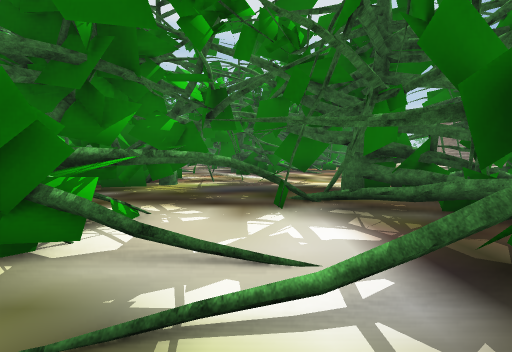
View 1 (above)

17 first-person views from a walk through a scene from a Unity 3-D project. The camera is 1.4 m above the floor, tilts 4° down and sees 90° across. The floor is counted in squares, 2 m on a side. Each view is taken from the middle of a square. On the plan, view 1 faces up. The plan holds only what a view shows up to about 9 squares ahead; the rest is blank. The place goes on beyond the plan. Some animated figures are left out. Some surface patterns are stand-ins.

View 2
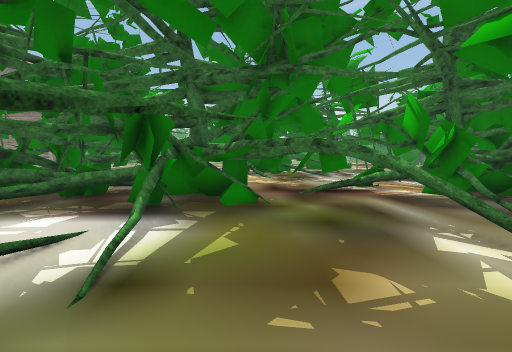

View 3
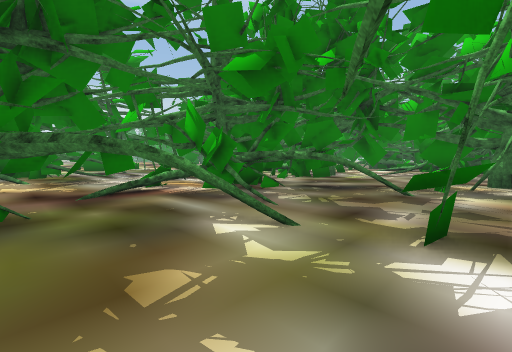

View 4
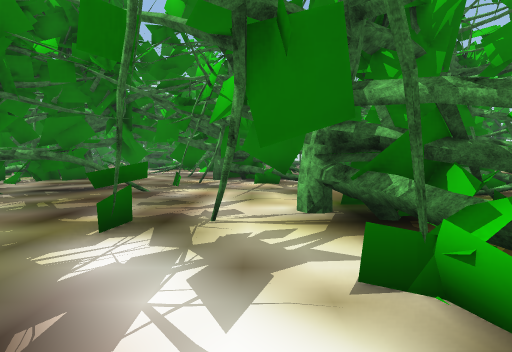

View 5
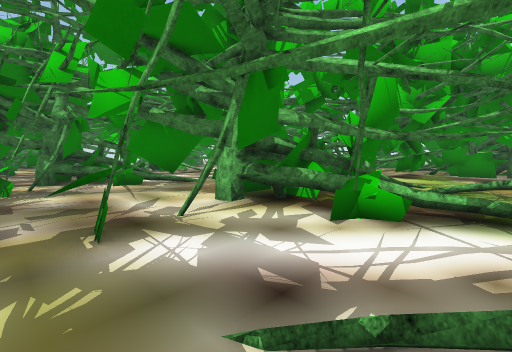

View 6
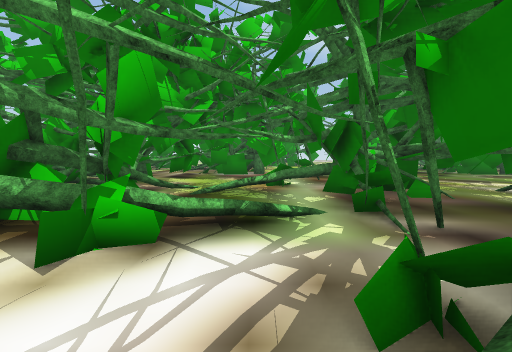

View 7
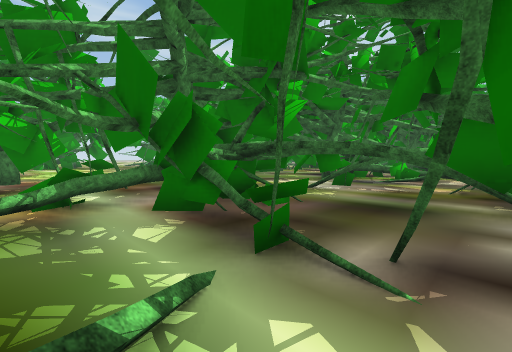

View 8
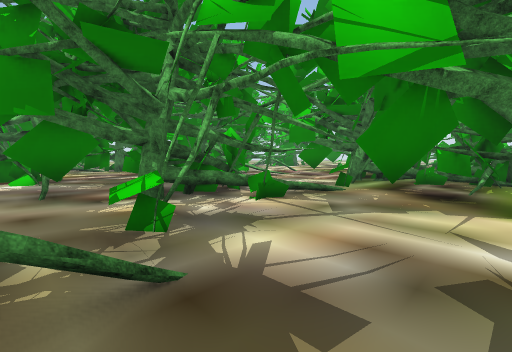

View 9
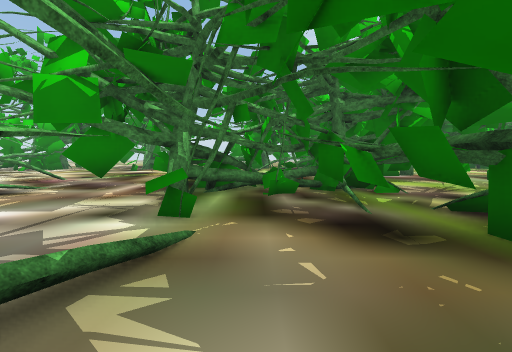

View 10
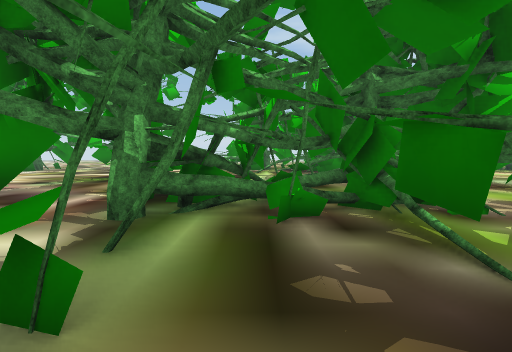

View 11
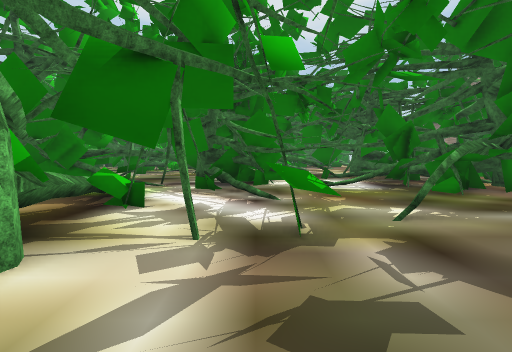

View 12
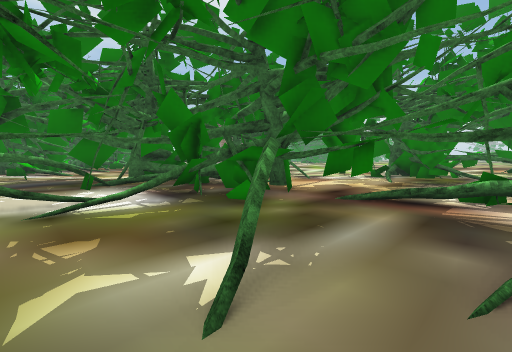

View 13
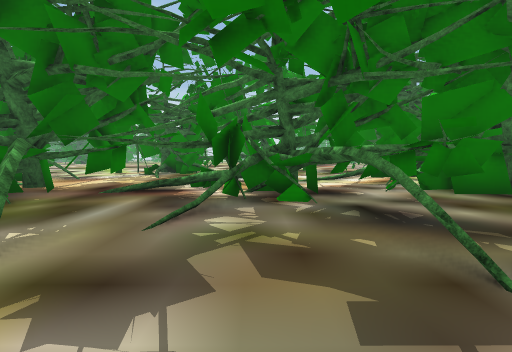

View 14
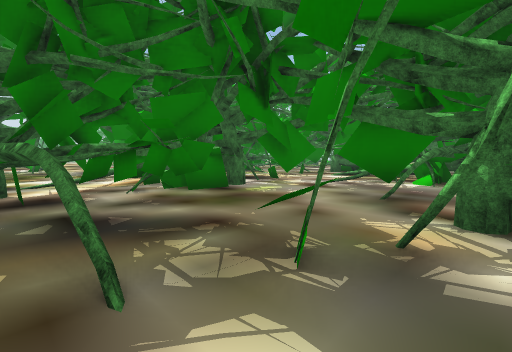

View 15
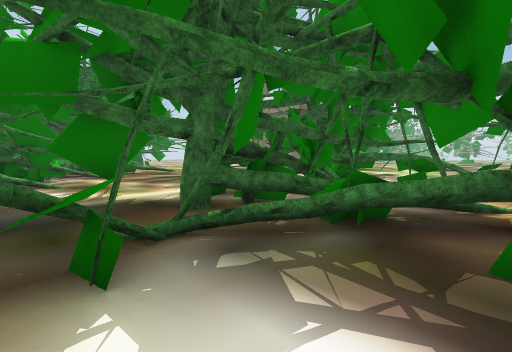

View 16
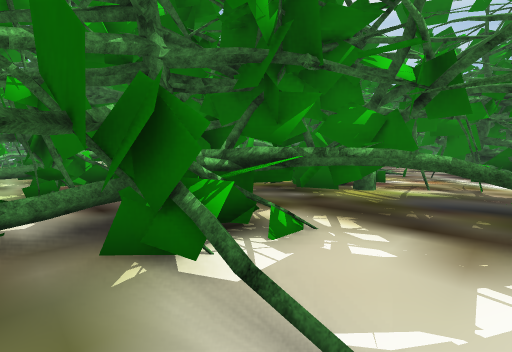

View 17
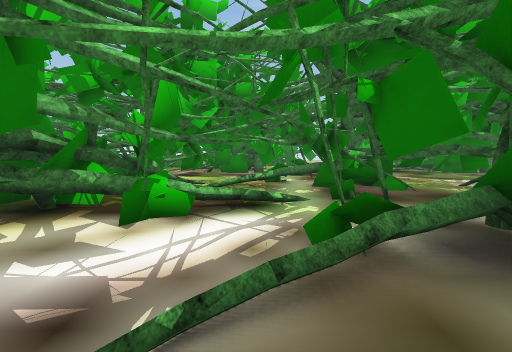

### Floor plan
Key: @ floor where view 1 was taken; # wall or solid block; x gap in a wall; . floor; = window, fence, low wall or low ledge; T tree; O other object.
Columns run from 12 left of view 1 to 13 right of it. Each row starts with its distance up from view 1.
 14             TT
 13            TTT.
 12          TTTTT.
 11          ...TT...
 10      T   ........
  9     T##. #.......
  8  ..TTT TTT #T...
  7  .#. T TTTT. #. T##T
  6  .x..TTTTT...T.TT#TT
  5   x. TTTT TT..TTTTTT#
  4   T T#TTT#TTT.#TT##TT
  3  ..TTT .TTTT .##T#TT
  2 ..#TTTTTTTTT. TTT...
  1 TT##TT#####..TTTT....
  0 T .#T ......@.TT. T..TT
 -1 T.T .  ##....T.T....TTT
 -2 TT TT#TTT#..T........x.T
 -3  TTTT#TTT#....T.T....  T
 -4 = TT##TT......TTTT.     OO
 -5 #TT#..T..T..TTTTT......
 -6   #T#......T. T#TT.....
 -7   TTTTT ##TT..TTTT..
 -8  TTT#.. #TT  .TTTT..
 -9  T#.T.. TTTT# TTTT
-10  .....   TTT TTT        OO

Where each view was taken, in squares from view 1:
view 1: 0 up, 0 right, facing up
view 2: 0 up, 2 left, facing right
view 3: 0 up, 2 left, facing down-right
view 4: 0 up, 3 left, facing down
view 5: 0 up, 1 left, facing down-left
view 6: 0 up, 2 left, facing left
view 7: 0 up, 4 left, facing up-left
view 8: 4 down, 0 right, facing down-left
view 9: 6 down, 3 left, facing left
view 10: 6 down, 5 left, facing left
view 11: 5 down, 2 left, facing up
view 12: 3 down, 1 left, facing up-right
view 13: 4 down, 2 left, facing right
view 14: 5 down, 2 left, facing down-right
view 15: 2 up, 0 right, facing up-right
view 16: 1 up, 0 right, facing up-left
view 17: 0 up, 1 left, facing left
